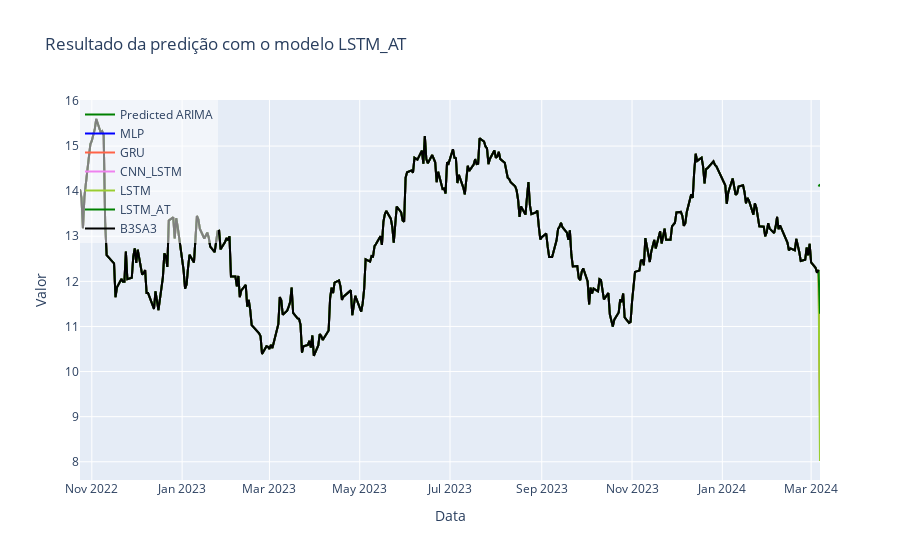

The cell this chart's notebook holds for it:
### Code cell
import plotly.graph_objects as go

# Cria um gráfico de linha usando o Plotly
fig = go.Figure()

fig.add_trace(go.Scatter(x=T_preds[-(n_steps+1):], y=arima_predictions, mode='lines', name="Predicted ARIMA", line=dict(color='green')))

# Adiciona os valores preditos ao gráfico
colors=['blue', 'tomato', 'violet', 'yellowgreen', 'green']
for i in range(new_predictions.shape[1]):
    fig.add_trace(go.Scatter(x=T_preds, y=new_predictions[:,i], mode='lines', name=f'{list(trained_best_models.keys())[i]}', line=dict(color=colors[i])))


# Adiciona os valores reais ao gráfico
fig.add_trace(go.Scatter(x=T_test.values, y=y_test_real, mode='lines', name=ticker, line=dict(color='black')))
# Configura o layout do gráfico
fig.update_layout(
    title=f'Resultado da predição com o modelo {model_name}',
    xaxis_title='Data',
    yaxis_title='Valor',
    showlegend=True,
    legend=dict(x=0, y=1, bgcolor='rgba(255, 255, 255, 0.5)')
)

# Exibe o gráfico
fig.show()

### Figure 1 — Plotly figure (JSON) as saved in the notebook; plotly's stock layout.template omitted (floating-point values rounded to 4 significant figures; data arrays with more than 128 entries replaced by an {"elided": "..."} marker saying what was removed)
{"data": [{"line": {"color": "green"}, "mode": "lines", "name": "Predicted ARIMA", "type": "scatter", "x": ["2024-03-06T00:00:00.000000000", "2024-03-07T00:00:00.000000000"], "y": [14.1, 14.15]}, {"line": {"color": "blue"}, "mode": "lines", "name": "MLP", "type": "scatter", "x": {"elided": "341 str values"}, "y": {"elided": "341 float values"}}, {"line": {"color": "tomato"}, "mode": "lines", "name": "GRU", "type": "scatter", "x": {"elided": "341 str values"}, "y": {"elided": "341 float values"}}, {"line": {"color": "violet"}, "mode": "lines", "name": "CNN_LSTM", "type": "scatter", "x": {"elided": "341 str values"}, "y": {"elided": "341 float values"}}, {"line": {"color": "yellowgreen"}, "mode": "lines", "name": "LSTM", "type": "scatter", "x": {"elided": "341 str values"}, "y": {"elided": "341 float values"}}, {"line": {"color": "green"}, "mode": "lines", "name": "LSTM_AT", "type": "scatter", "x": {"elided": "341 str values"}, "y": {"elided": "341 float values"}}, {"line": {"color": "black"}, "mode": "lines", "name": "B3SA3", "type": "scatter", "x": {"elided": "340 str values"}, "y": {"elided": "340 float values"}}], "layout": {"legend": {"bgcolor": "rgba(255, 255, 255, 0.5)", "x": 0, "y": 1}, "showlegend": true, "title": {"text": "Resultado da predição com o modelo LSTM_AT"}, "xaxis": {"title": {"text": "Data"}}, "yaxis": {"title": {"text": "Valor"}}}}
